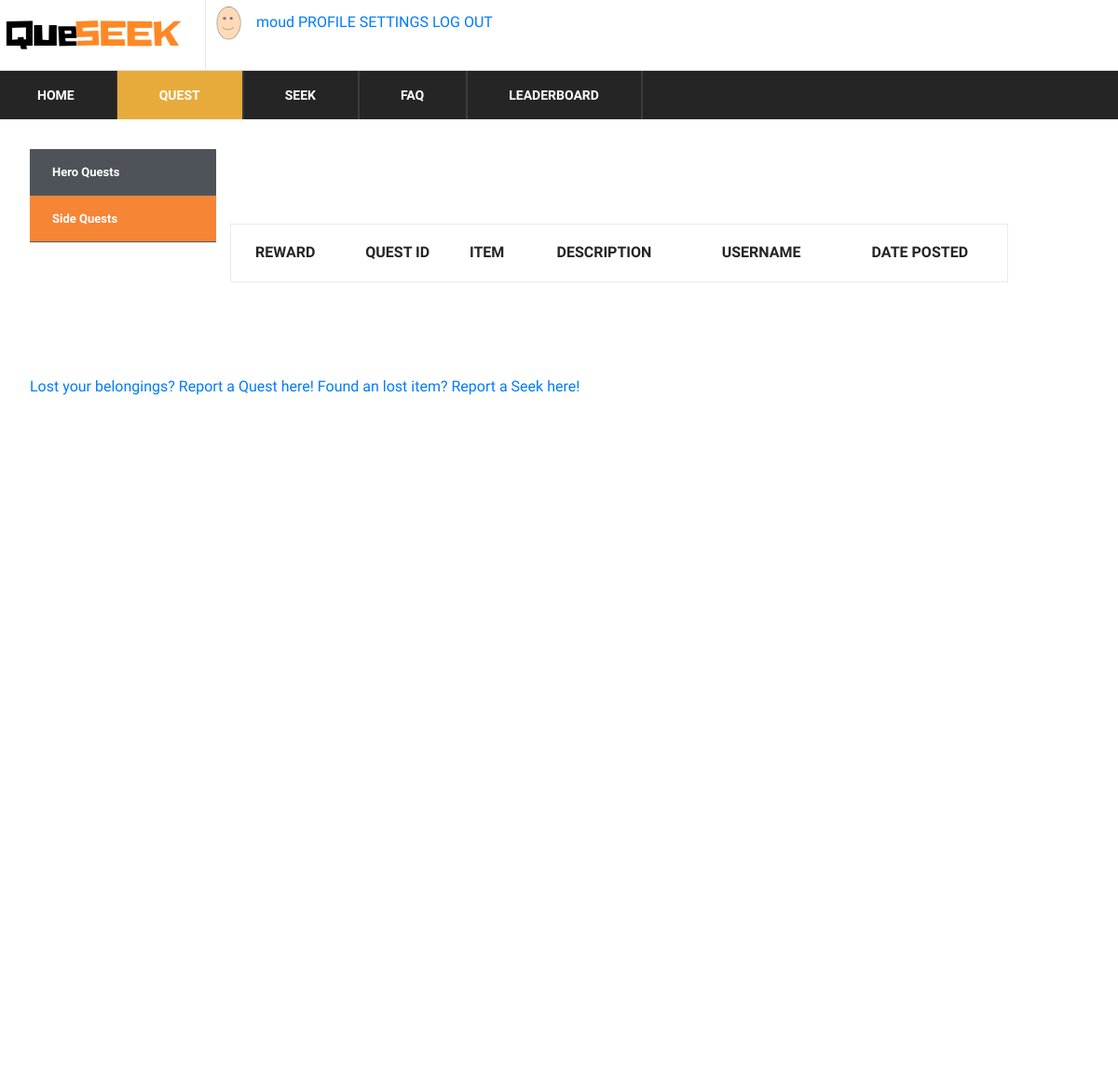
/quest/SideQuests (signed in), run on an earlier commit of the app's database.
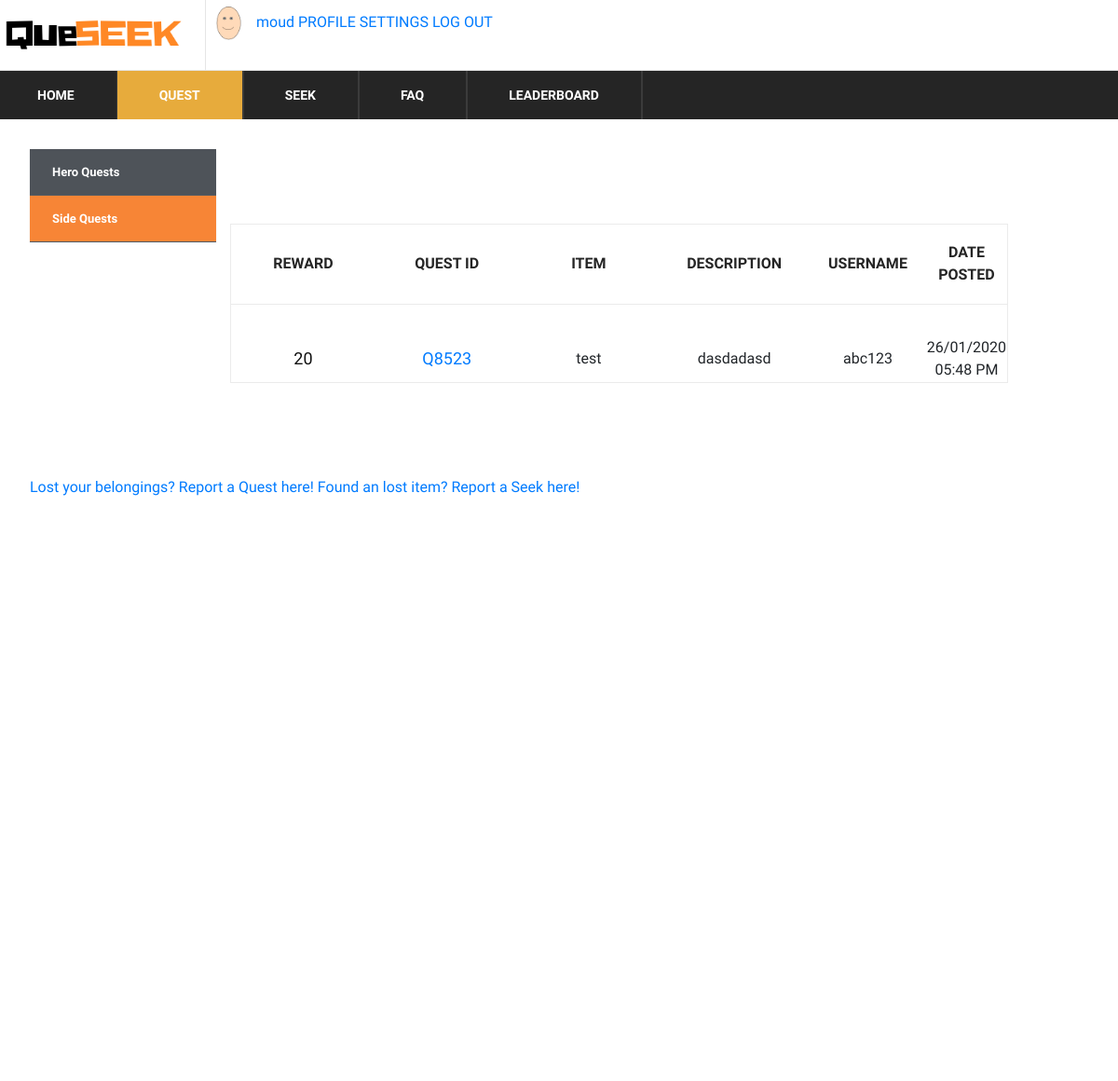
And on a later commit of the database.
### app/models.py (models this page shows)
class User(UserMixin, Base):
    __tablename__ = "users"
    id = db.Column(db.String, primary_key=True)
    email = db.Column(db.String(255), unique=True, nullable=False)
    password = db.Column(db.String(255), nullable=False)
    username = db.Column(db.String(255), unique=True, nullable=False)
    created_at = db.Column(DateTime(timezone=True), default=datetime.now(pytz.timezone('Asia/Singapore')))

class Quest(UserMixin, Base):
    __tablename__ = "quests"
    questId = db.Column(db.String, primary_key=True)
    reward = db.Column(db.Integer, nullable=False)
    item = db.Column(db.String(255), nullable=False)
    location = db.Column(db.String(255), nullable=False)
    description = db.Column(db.String(255))
    userId = db.Column(db.String, ForeignKey('users.id'), primary_key=True)
    posted_at = db.Column(DateTime(timezone=True), default=datetime.now(pytz.timezone('Asia/Singapore')))
    state = db.Column(db.Integer, nullable=False, default=0)
    type = db.Column(db.Integer, nullable=False, default=0)
    featured = db.Column(db.Integer, nullable=False, default=0)
    totalSeekers = db.Column(db.Integer, nullable=False, default=1)

### app/__init__.py (the view)
@app.route('/quest/SideQuests')
def side_quests():
    q = (db.session.query(User, Quest)
         .filter(User.id == Quest.userId)
         .filter(Quest.state == 0)
         .filter(Quest.type == 1)
         .order_by(Quest.posted_at.desc())
         .all())
    return render_template('quest.html', rows=q, page='sq')

### app/__init__.py (called while the page is built)
@login.user_loader
def load_user(id):
    return User.query.get(id)

@app.context_processor
def inject_dict_for_all_templates():
    if (not current_user.is_anonymous):
        userprofile = (db.session.query(UserProfile)
                       .filter(UserProfile.id == current_user.id)
                       .first()
                       )
        return dict(current_user_avatar=userprofile.avatarId)
    return dict()

### app/templates/quest.html (shortened to what the changed rows need)
<!DOCTYPE html>
<html lang="zxx">
<head>
    <link rel="stylesheet" href="{{ url_for('static', filename='css/bootstrap.min.css')}}" type="text/css">
    <link rel="stylesheet" href="{{ url_for('static', filename='css/font-awesome.min.css')}}" type="text/css">
    <link rel="stylesheet" href="{{ url_for('static', filename='css/themify-icons.css')}}" type="text/css">
    <link rel="stylesheet" href="{{ url_for('static', filename='css/elegant-icons.css')}}" type="text/css">
    <link rel="stylesheet" href="{{ url_for('static', filename='css/owl.carousel.min.css')}}" type="text/css">
    <link rel="stylesheet" href="{{ url_for('static', filename='css/nice-select.css')}}" type="text/css">
    <link rel="stylesheet" href="{{ url_for('static', filename='css/jquery-ui.min.css')}}" type="text/css">
    <link rel="stylesheet" href="{{ url_for('static', filename='css/slicknav.min.css')}}" type="text/css">
    <link rel="stylesheet" href="{{ url_for('static', filename='css/style.css')}}" type="text/css">
    <link rel="stylesheet" href="{{ url_for('static', filename='css/table.css')}}" type="text/css">
</head>
<body>
<section class="hero-section">
    <div class="hero-items owl-carousel">
        <div class="topbar-cover2">
            <div class="desc">
                <section class="cd-faq">
                    <section class="shopping-cart spad">
                        <div class="container">
                            <div class="row">
                                <div class="col-lg-12">
                                    <div class="cart-table">
                                        <table>
                                            <thead>
                                            <tr>
                                                <th>Reward</th>
                                                <th>Quest ID</th>
                                                <th>Item</th>
                                                <th>Description</th>
                                                <th>Username</th>
                                                <th>Date Posted</th>
                                            </tr>
                                            </thead>
                                            <tbody>
                                            {% for row in rows %}
                                            <tr>
                                                <td class="cart-pic"><h5>{{ row[1].reward }}</h5></td>
                                                <td class="cart-pic">
                                                    <h5>
                                                        <a href='/quest/{{row[1].questId}}'>{{row[1].questId}}</a>
                                                    </h5>
                                                </td>
                                                <td class="cart-pic">{{ row[1].item }}</td>
                                                <td class="cart-pic">{{ row[1].description }}</td>
                                                <td class="cart-pic">{{ row[0].username }}</td>
                                                <td class="cart-pic">{{ row[1].posted_at.strftime('%d/%m/%Y %I:%M %p') }}</td>
                                            </tr>
                                            {% endfor %}
                                            </tbody>
                                        </table>
                                    </div>
                                </div>
                            </div>
                        </div>
                    </section>
                </section>
            </div>
        </div>
    </div>
</section>
</body>
</html>

What changed in the data, as far as the page shows it:
added User: reward "20", questId "Q8523", item "test", description "dasdadasd", username "abc123", posted_at "26/01/2020 05:48 PM"
